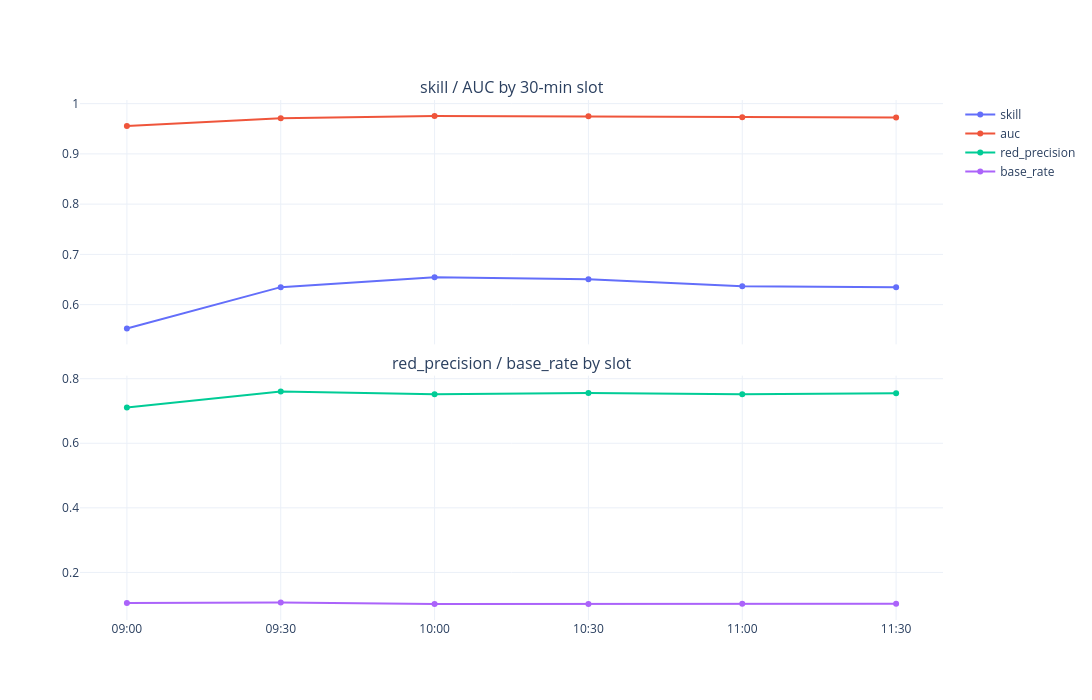
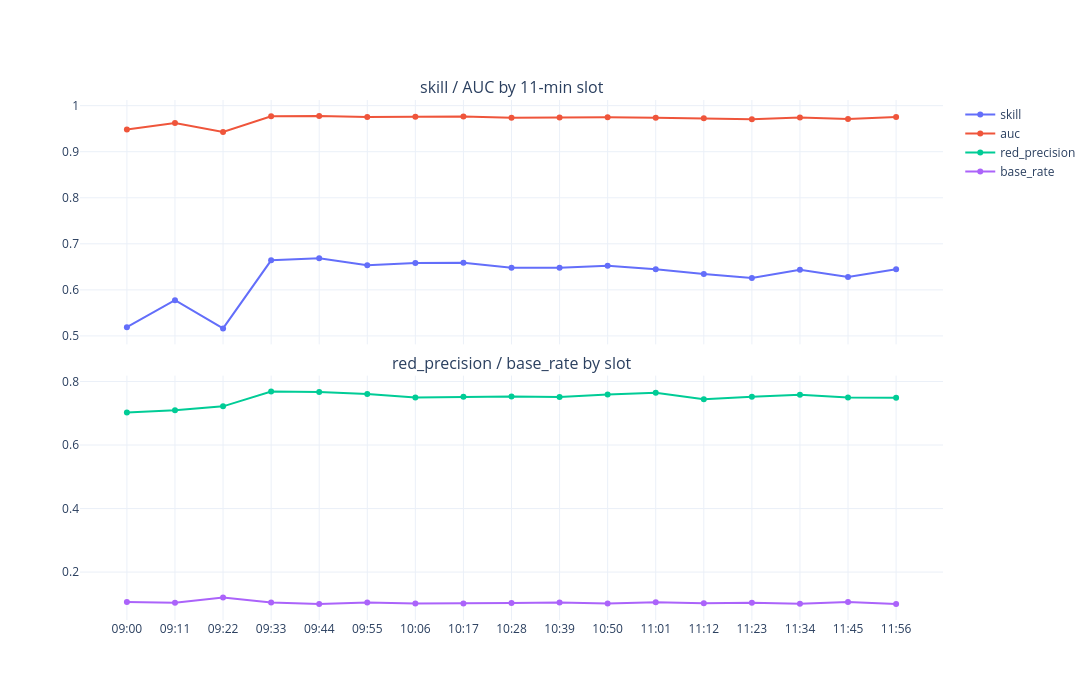

The notebook cell these images were saved under, in order:
### Code cell
# ---------------------------------------------------------------- usage
FINE_BIN = 11                 # minutes

coarse, fine, pred = run()

### Figure 1 — Plotly figure (JSON) as saved in the notebook; plotly's stock layout.template omitted (floating-point values rounded to 4 significant figures)
{"data": [{"mode": "lines+markers", "name": "skill", "type": "scatter", "x": ["09:00", "09:30", "10:00", "10:30", "11:00", "11:30"], "xaxis": "x", "y": [0.5527, 0.6348, 0.6546, 0.6508, 0.6366, 0.6346], "yaxis": "y"}, {"mode": "lines+markers", "name": "auc", "type": "scatter", "x": ["09:00", "09:30", "10:00", "10:30", "11:00", "11:30"], "xaxis": "x", "y": [0.9554, 0.9707, 0.9754, 0.9746, 0.9727, 0.9725], "yaxis": "y"}, {"mode": "lines+markers", "name": "red_precision", "type": "scatter", "x": ["09:00", "09:30", "10:00", "10:30", "11:00", "11:30"], "xaxis": "x2", "y": [0.7108, 0.7601, 0.7518, 0.7557, 0.7522, 0.7546], "yaxis": "y2"}, {"mode": "lines+markers", "name": "base_rate", "type": "scatter", "x": ["09:00", "09:30", "10:00", "10:30", "11:00", "11:30"], "xaxis": "x2", "y": [0.1054, 0.1069, 0.1021, 0.1025, 0.103, 0.1032], "yaxis": "y2"}], "layout": {"annotations": [{"font": {"size": 16}, "showarrow": false, "text": "skill / AUC by 30-min slot", "x": 0.5, "xanchor": "center", "xref": "paper", "y": 1, "yanchor": "bottom", "yref": "paper"}, {"font": {"size": 16}, "showarrow": false, "text": "red_precision / base_rate by slot", "x": 0.5, "xanchor": "center", "xref": "paper", "y": 0.47, "yanchor": "bottom", "yref": "paper"}], "height": 700, "hovermode": "x unified", "width": 1300, "xaxis": {"anchor": "y", "domain": [0, 1], "matches": "x2", "showticklabels": false}, "xaxis2": {"anchor": "y2", "domain": [0, 1]}, "yaxis": {"anchor": "x", "domain": [0.53, 1]}, "yaxis2": {"anchor": "x2", "domain": [0, 0.47]}}}

### Figure 2 — Plotly figure (JSON) as saved in the notebook; plotly's stock layout.template omitted (floating-point values rounded to 4 significant figures)
{"data": [{"mode": "lines+markers", "name": "skill", "type": "scatter", "x": ["09:00", "09:11", "09:22", "09:33", "09:44", "09:55", "10:06", "10:17", "10:28", "10:39", "10:50", "11:01", "11:12", "11:23", "11:34", "11:45", "11:56"], "xaxis": "x", "y": [0.519, 0.5775, 0.5163, 0.6641, 0.6685, 0.6532, 0.6584, 0.659, 0.648, 0.648, 0.6521, 0.6445, 0.6343, 0.6256, 0.6437, 0.6279, 0.6448], "yaxis": "y"}, {"mode": "lines+markers", "name": "auc", "type": "scatter", "x": ["09:00", "09:11", "09:22", "09:33", "09:44", "09:55", "10:06", "10:17", "10:28", "10:39", "10:50", "11:01", "11:12", "11:23", "11:34", "11:45", "11:56"], "xaxis": "x", "y": [0.9481, 0.9623, 0.943, 0.977, 0.9776, 0.9751, 0.976, 0.9764, 0.9738, 0.9743, 0.975, 0.9737, 0.9725, 0.9707, 0.9743, 0.9713, 0.9751], "yaxis": "y"}, {"mode": "lines+markers", "name": "red_precision", "type": "scatter", "x": ["09:00", "09:11", "09:22", "09:33", "09:44", "09:55", "10:06", "10:17", "10:28", "10:39", "10:50", "11:01", "11:12", "11:23", "11:34", "11:45", "11:56"], "xaxis": "x2", "y": [0.7023, 0.7095, 0.7217, 0.7683, 0.7671, 0.7605, 0.7493, 0.752, 0.7531, 0.7509, 0.7593, 0.7646, 0.744, 0.7517, 0.758, 0.7499, 0.7488], "yaxis": "y2"}, {"mode": "lines+markers", "name": "base_rate", "type": "scatter", "x": ["09:00", "09:11", "09:22", "09:33", "09:44", "09:55", "10:06", "10:17", "10:28", "10:39", "10:50", "11:01", "11:12", "11:23", "11:34", "11:45", "11:56"], "xaxis": "x2", "y": [0.1059, 0.1035, 0.1198, 0.1041, 0.09956, 0.1044, 0.1008, 0.1008, 0.103, 0.1042, 0.1008, 0.1051, 0.102, 0.1034, 0.1007, 0.1057, 0.09946], "yaxis": "y2"}], "layout": {"annotations": [{"font": {"size": 16}, "showarrow": false, "text": "skill / AUC by 11-min slot", "x": 0.5, "xanchor": "center", "xref": "paper", "y": 1, "yanchor": "bottom", "yref": "paper"}, {"font": {"size": 16}, "showarrow": false, "text": "red_precision / base_rate by slot", "x": 0.5, "xanchor": "center", "xref": "paper", "y": 0.47, "yanchor": "bottom", "yref": "paper"}], "height": 700, "hovermode": "x unified", "width": 1300, "xaxis": {"anchor": "y", "domain": [0, 1], "matches": "x2", "showticklabels": false}, "xaxis2": {"anchor": "y2", "domain": [0, 1]}, "yaxis": {"anchor": "x", "domain": [0.53, 1]}, "yaxis2": {"anchor": "x2", "domain": [0, 0.47]}}}
